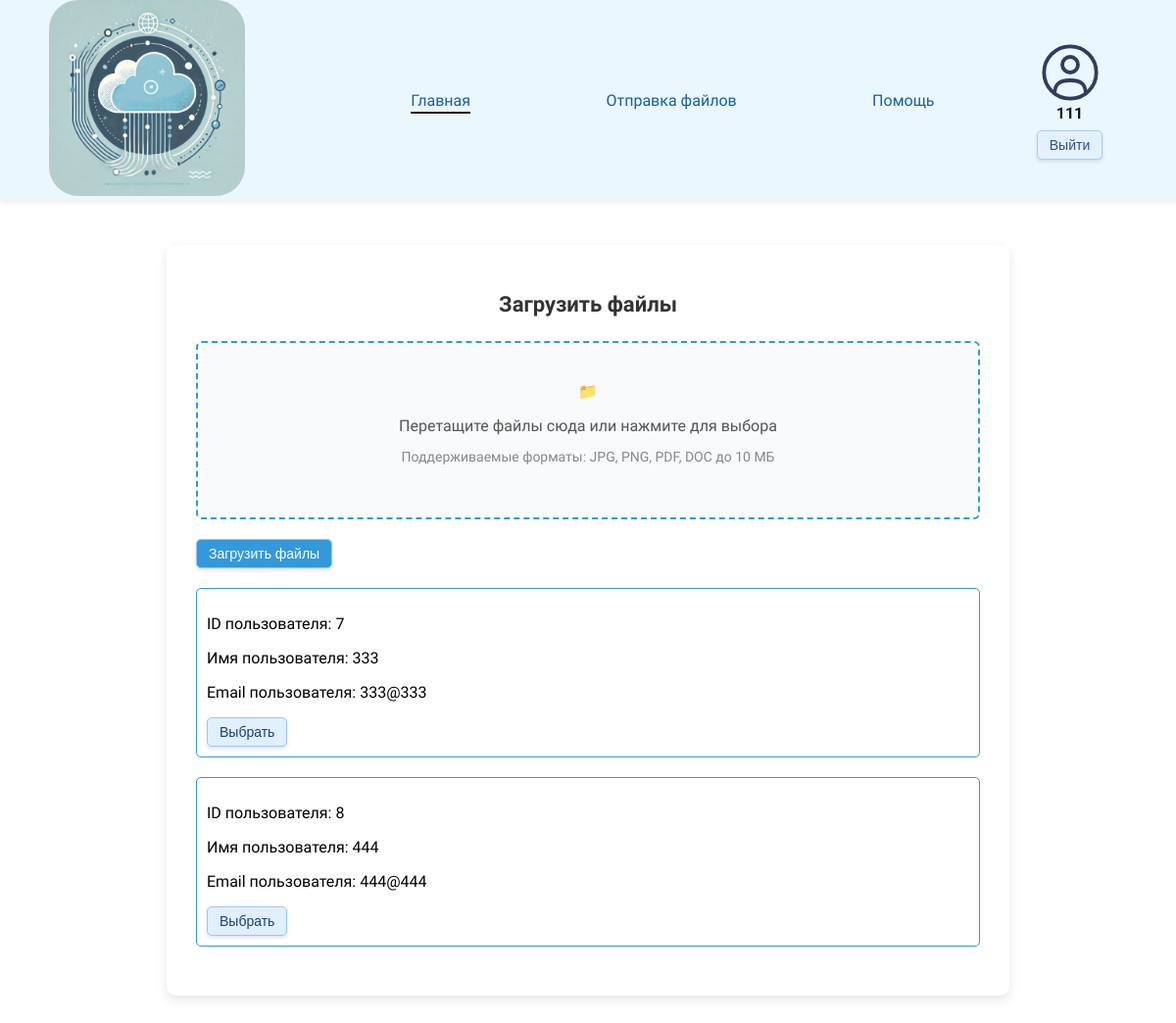
Page /pages/filesPage.php (signed in) on the committed database.
### tables this page shows
CREATE TABLE `users` (
  `id` int NOT NULL,
  `login` varchar(230) NOT NULL,
  `email` varchar(200) NOT NULL,
  `password` varchar(200) NOT NULL,
  `role` enum('0','1') NOT NULL DEFAULT '0'
);

### pages/filesPage.php (the view, shortened to what this page needs)
<?php
require_once '../db/connection.php';
$users = $conn->prepare("SELECT `id`, `login`, `email`, `password`, `role` FROM `users` WHERE id != ? and role = '0'");
$users->execute([$_SESSION['id']]);
$users = $users->fetchAll();
if (
    isset($_SESSION['login']) &&
    !empty($_SESSION['login']) &&
    isset($_SESSION['id']) &&
    !empty($_SESSION['id'])
):
?>
    <!DOCTYPE html>
    <html lang="ru">
    <head>
        <link rel="stylesheet" href="../css/style.css">
        <link rel="stylesheet" href="../css/files.css">
    </head>
    <body>
        <header class="header">
        <a href="#"><img class="logo" src="../images/logo.webp" alt="Логотип компании"></a>
        <nav class="header__nav">
            <div class="header__cat">
                <a href="userPage.php" class="header__cat-link active">Главная</a>
                <a href="filesPage.php" class="header__cat-link">Отправка файлов</a>
                <a href="helpPage.php" class="header__cat-link">Помощь</a>
            </div>
            <div class="header__user">
                <div class="profile-container">
                    <div class="profile-container__info">
                        <p><? echo $_SESSION['login'] ?></p>
                    </div>
                    <form action="../php/logout.php" method="post" style="margin-top: 8px;">
                        <input class="profile-container__button" type="submit" value="Выйти">
                    </form>
                </div>
            </div>
        </nav>
    </header>
        <main>
        <div class="container">
            <div class="file-upload-form">
                <h2 class="form-title">Загрузить файлы</h2>
                <form action="../php/sendFile.php" method="post" enctype="multipart/form-data">
                    <div class="file-upload-area" id="dropZone">
                        <div class="file-upload-icon">📁</div>
                        <p class="file-upload-text">Перетащите файлы сюда или нажмите для выбора</p>
                        <p class="file-upload-hint">Поддерживаемые форматы: JPG, PNG, PDF, DOC до 10 МБ</p>
                    </div>
                    <button type="submit" class="submit-button" name="fileBttn">Загрузить файлы</button>
                    <div>
                        <? foreach ($users as $user): ?>
                            <div class="users" style="margin: 20px 0; border: 1px solid #3498db; padding: 10px; border-radius: 5px;">
                                <p>ID пользователя: <?= $user['id'] ?></p>
                                <p>Имя пользователя: <?= $user['login'] ?></p>
                                <p>Email пользователя: <?= $user['email'] ?></p>
                                <button type="button" onclick="selectUser(<?= $user['id'] ?>)">Выбрать</button>
                            </div>
                        <?php endforeach; ?>
                    </div>
                </form>
            </div>
        </div>
        </main>
    </html>
<? else:
    header('location:../index.php');
    ?>
<? endif ?>

### css/style.css (style rules this page uses)
body { margin: 0; font-family: 'Comfortaa', cursive; background-color: #ffffff; }
.header { position: fixed; top: 0; left: 0; width: 100%; background-color: white; z-index: 100; box-shadow: 0px 2px 5px rgba(0, 0, 0, 0.1); display: flex; padding: 0 50px 0 50px; justify-content: space-between; align-items: center; background-color: #e9f7ff; opacity: 0.9; }
.header__nav { display: flex; flex-direction: row; justify-content: space-between; width: 75vw; align-items: center; }
.header__cat { display: flex; flex-direction: row; width: 70vw; justify-content: space-around; margin-right: 35px; align-items: center; }
.header__user { display: flex; flex-direction: row; width: 20vw; }
.header__cat-link { position: relative; cursor: pointer; text-decoration: none; color: #004d99; transition: color 0.3s ease; }
.header__cat-link::after { content: ""; position: absolute; width: 100%; height: 2px; bottom: -4px; left: 0; background-color: black; transform: scaleX(0); transition: transform 0.3s ease; }
.header__cat-link.active::after { transform: scaleX(1); transform-origin: bottom left; }
.logo { width: 200px; height: 200px; border-radius: 15%; }
.profile-container { display: flex; flex-direction: column; align-items: center; position: relative; }
.profile-container p { font-size: 16px; margin: 0; font-weight: bold; }
button, .download__btn { background-color: #e0f0ff; color: #1a3e7b; border: 1px solid #a0c4ff; border-radius: 5px; padding: 6px 12px; font-size: 14px; cursor: pointer; transition: background-color 0.3s ease, box-shadow 0.3s ease; box-shadow: 0 2px 4px rgba(26, 62, 123, 0.15); }
body { margin: 0; font-family: "Comfortaa", cursive; background-color: #ffffff; }
.header { position: fixed; top: 0; left: 0; width: 100%; background-color: #e9f7ff; z-index: 100; box-shadow: 0px 2px 5px rgba(0, 0, 0, 0.1); display: flex; padding: 0 50px; justify-content: space-between; align-items: center; opacity: 0.9; }
.profile-container form { width: 100%; }
.profile-container__info { display: flex; flex-direction: column; text-align: center; }
.profile-container__button { width: 100%; background-color: #e0f0ff; color: #1a3e7b; border: 1px solid #a0c4ff; border-radius: 5px; padding: 6px 12px; font-size: 14px; cursor: pointer; transition: background-color 0.3s ease, box-shadow 0.3s ease; box-shadow: 0 2px 4px rgba(26, 62, 123, 0.15); }

### css/files.css (style rules this page uses)
.container { max-width: 1200px; margin: 0 auto; padding: 0 20px; }
.file-upload-form { max-width: 800px; margin: 250px auto; padding: 30px; background-color: #ffffff; border-radius: 10px; box-shadow: 0 4px 12px rgba(0, 0, 0, 0.1); font-family: 'Comfortaa', sans-serif; }
.form-title { font-size: 22px; font-weight: 600; margin-bottom: 25px; color: #333; text-align: center; }
.file-upload-area { position: relative; padding: 40px; border: 2px dashed #3498db; border-radius: 6px; background-color: #f8fafc; text-align: center; transition: all 0.3s ease; cursor: pointer; margin-bottom: 20px; }
.file-upload-icon { margin-bottom: 15px; }
.file-upload-text { font-size: 16px; color: #555; margin-bottom: 5px; }
.file-upload-hint { font-size: 14px; color: #888; }
.submit-button { background-color: #3498db; color: white; flex-grow: 1; }

### rows in the picture
users: id "7", login "333", email "333@333"
users: id "8", login "444", email "444@444"

### other values in the picture
$_SESSION['login'] "111"
